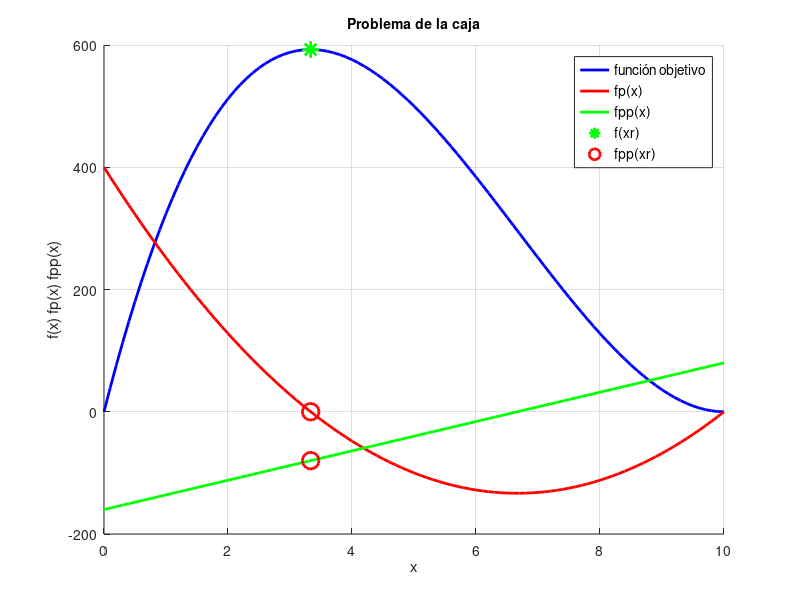

MATLAB code to generate this figure:
clear
close all
clc

f=@(x) 400*x - 80*x.^2 + 4*x.^3;
fp=@(x) 400 -160*x+12*x.^2;
fpp=@(x) -160+24*x;
x=0:0.1:10;
xr=2;
N=10;

for i=1:N
    xr=xr-fp(xr)/fpp(xr);%newton raphson en ti confio
end

 %mostrar disp con resultados
if (fpp(xr)<=0)
    disp(["hay un maximo en x=" num2str(xr)])
else 
    disp([fpp(xr)])%mostrar disp con resultados
    disp(["es un minimo en x=" num2str(xr)])
end


figure%figure
hold on
grid on
plot(x, f(x), 'b-', 'LineWidth', 2)
plot(x, fp(x), 'r-', 'LineWidth', 2)
plot(x, fpp(x), 'g-', 'LineWidth', 2)
plot(xr, f(xr),'g*','LineWidth',2,'MarkerSize',12)
%plot(xr, fp(xr),'g*','LineWidth',2,'MarkerSize',12)
plot(xr, fpp(xr),'ro','LineWidth',2,'MarkerSize',12)
plot(xr, fp(xr),'ro','LineWidth',2,'MarkerSize',12)
legend({'función objetivo','fp(x)','fpp(x)', 'f(xr)', 'fpp(xr)'},'FontSize',10)
title('Problema de la caja','FontSize',10)
xlabel('x')
ylabel('f(x) fp(x) fpp(x)')